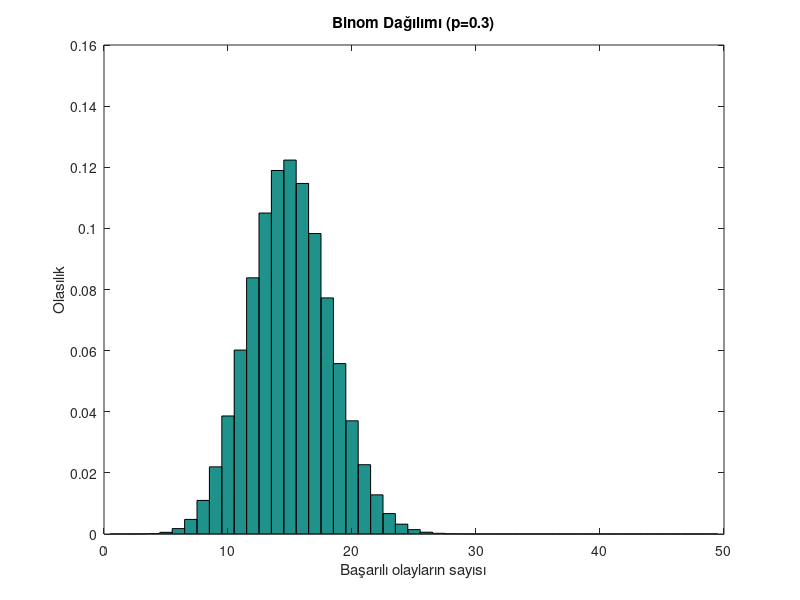

Write MATLAB code to recreate this figure.
% Binom dağılımını hesaplamak için gerekli değişkenleri tanımlayalım
n = 50; % deneylerin toplam sayısı
p = 0.3; % başarılı olayın olasılığı

% Başarılı olayların sayısını 1'den (n-1)'e kadar 1'er artırarak deneyelim
x = 1:n-1;

% Binom dağılımını hesaplayalım
P = (factorial(n)./(factorial(x).*factorial(n-x))) .* (p.^x) .* ((1-p).^(n-x));

% Bar grafiğini çizdirelim
bar(x, P, 'hist');

% Grafiği etiketleyelim
xlabel('Başarılı olayların sayısı');
ylabel('Olasılık');
title('Binom Dağılımı (p=0.3)');
